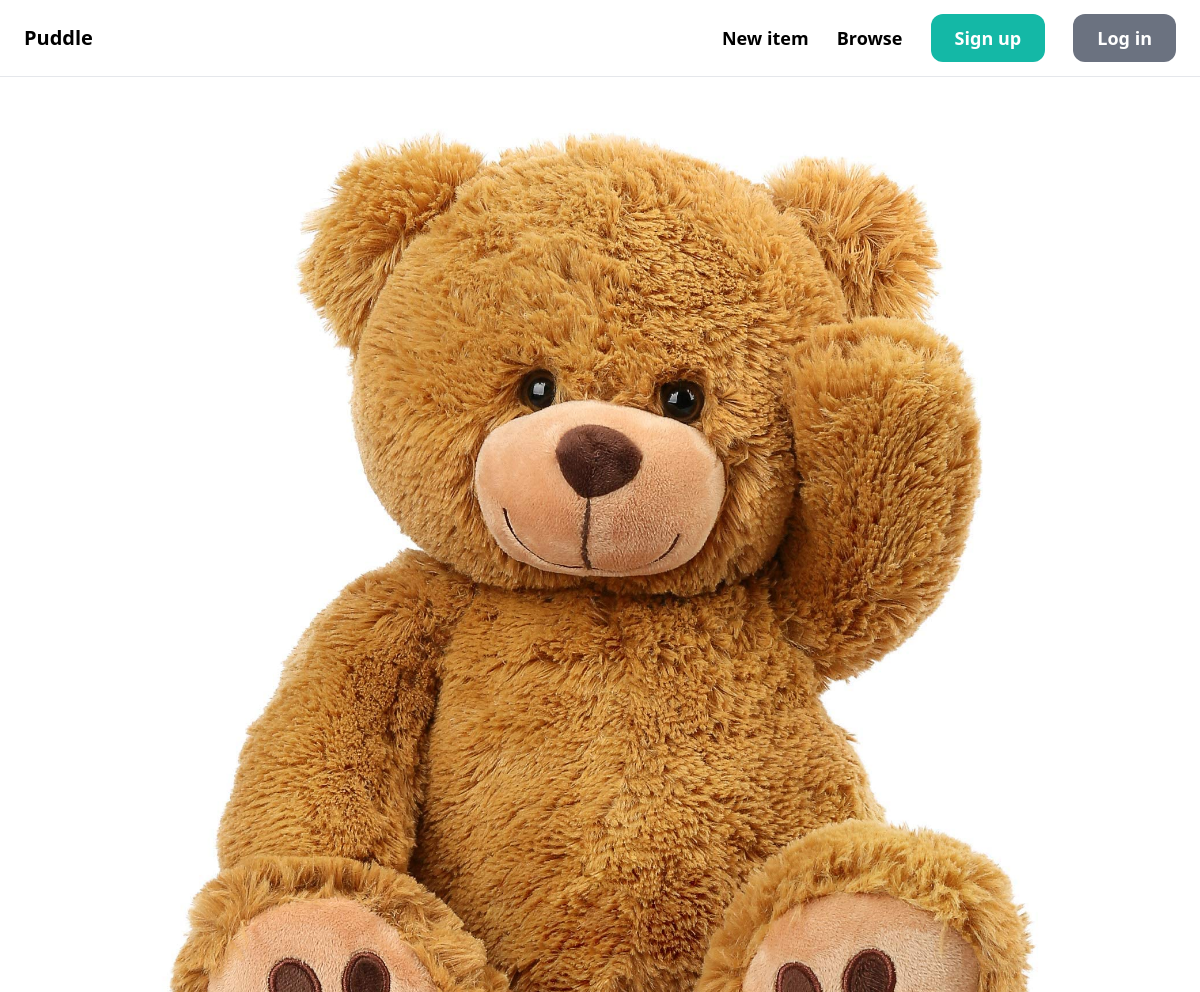
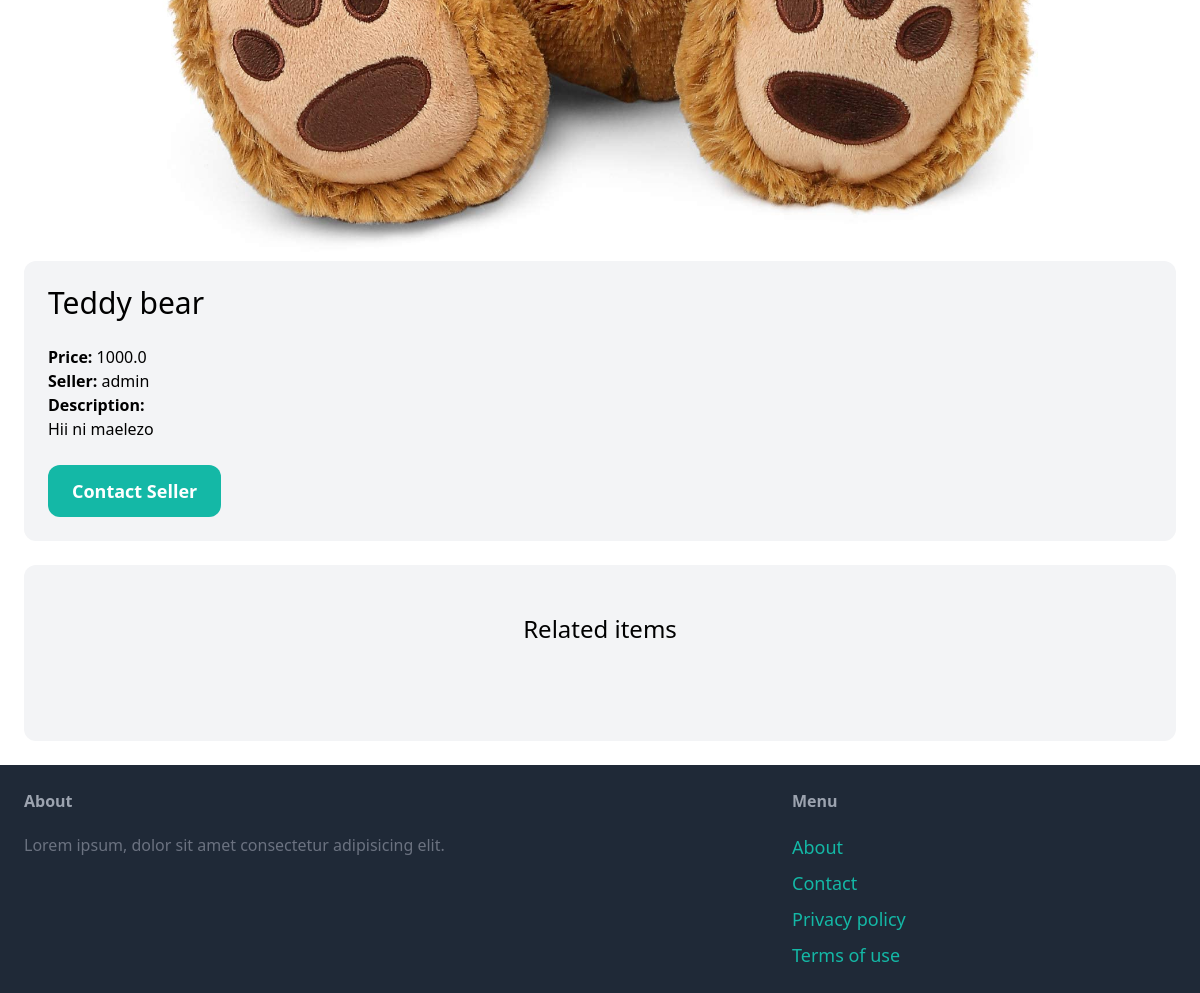
Page /items/1/ on the committed database (2 pictures, top to bottom).
### item/models.py (models this page shows, shortened)
class Item(models.Model):
    category = models.ForeignKey(Category, related_name='items', on_delete=models.CASCADE)
    name = models.CharField(max_length=255)
    description = models.TextField(blank=True, null=True)
    price = models.FloatField()
    image = models.ImageField(upload_to='items_images', blank=True, null=True)
    is_sold = models.BooleanField(default=False)
    created_by = models.ForeignKey(User, related_name='items', on_delete=models.CASCADE)
    created_at = models.DateTimeField(auto_now_add=True)

### item/views.py (the view)
# urls.py: path('<int:pk>/', views.detail, name='detail'),
def detail(request, pk):
    item = get_object_or_404(Item, pk=pk) #Primary Key
    related_items = Item.objects.filter(category=item.category, is_sold=False).exclude(pk=pk)[0:3]
    return render(request, 'item/detail.html', {
        'item': item,
        'related_items': related_items
    })

### item/templates/item/detail.html (shortened to what this page needs)
{% extends 'core/base.html' %}
{% block content %}
<div class="grid-cols-5 gap-6">
    <div class="col-span-3">
        <img src="{{ item.image.url }}" class="rounded-xl">
    </div>
    <div class="col-span-2 p-6 bg-gray-100 rounded-xl">
        <h1 class="mb-6 text-3xl">{{ item.name }}</h1>
        <p class="text-grey-500"><strong>Price: </strong>{{ item.price }}</p>
        <p class="text-grey-500"><strong>Seller: </strong>{{ item.created_by.username }}</p>
        {% if item.description %}
            <p class="text-grey-700">
                <strong class="text-grey-500">Description:</strong><br>
                {{ item.description }}
            </p>
        {% endif %}
        {% if request.user == item.created_by %}
            <div class="mt-6 p-6 bg-white rounded-xl">
                <p>This is your item!</p>
                <a href="{% url 'item:delete' item.id %}" class="inline-block mt-6 px-6 py-3 text-lg font-semibold bg-red-500 text-white rounded-xl">Delete</a>
            </div>
        {% else %}
            <a href="#" class="inline-block mt-6 px-6 py-3 text-lg font-semibold bg-teal-500 text-white rounded-xl hover:bg-teal-700">Contact Seller</a>
        {% endif %}
    </div>
</div>
<div class="mt-6 px-6 py-12 bg-gray-100 rounded-xl">
    <h2 class="mb-12 text-2xl text-center">Related items</h2>
</div>
{% endblock %}

### rows in the picture
Item: image (picture), name "Teddy bear", price "1000.0", created_by.username "admin", description "Hii ni maelezo"
